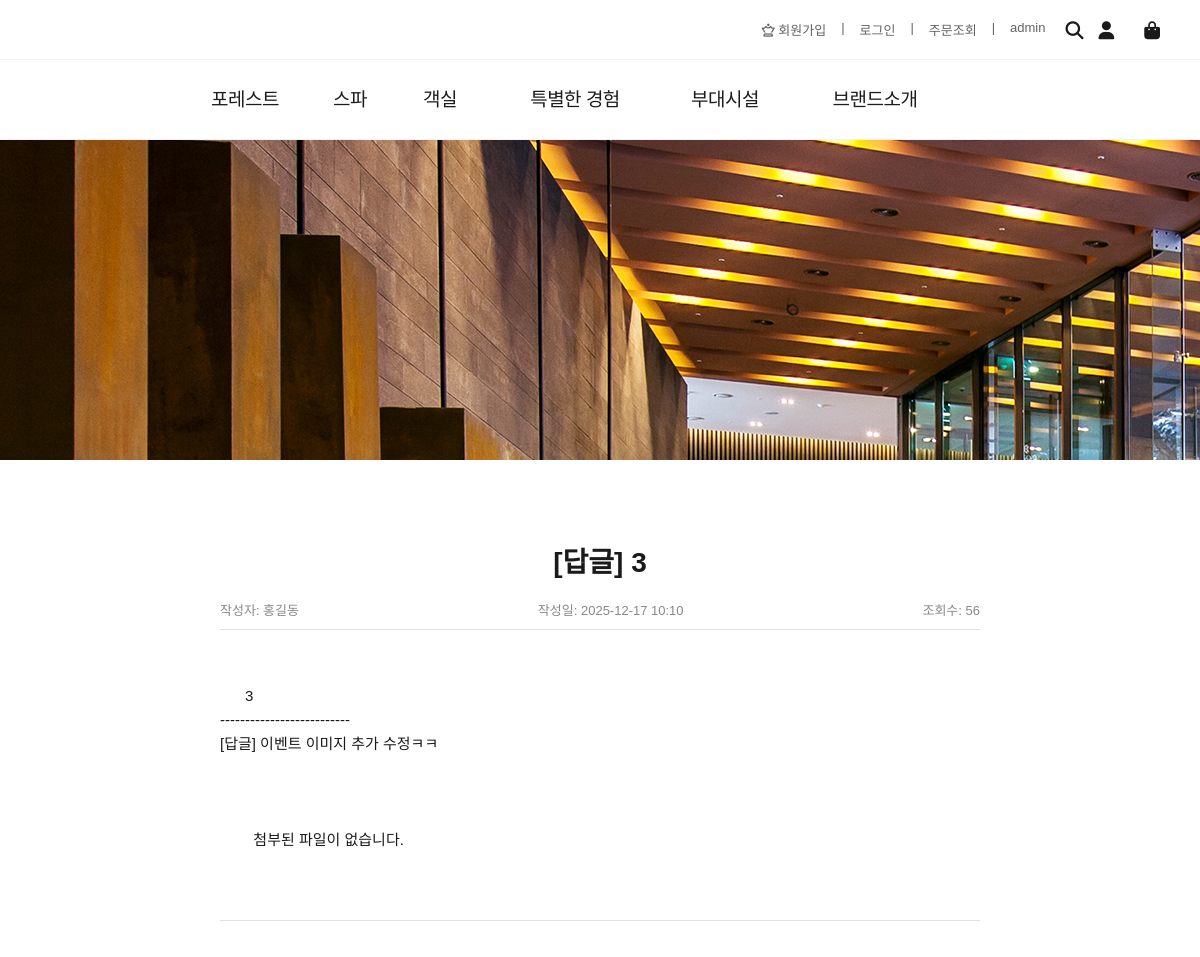
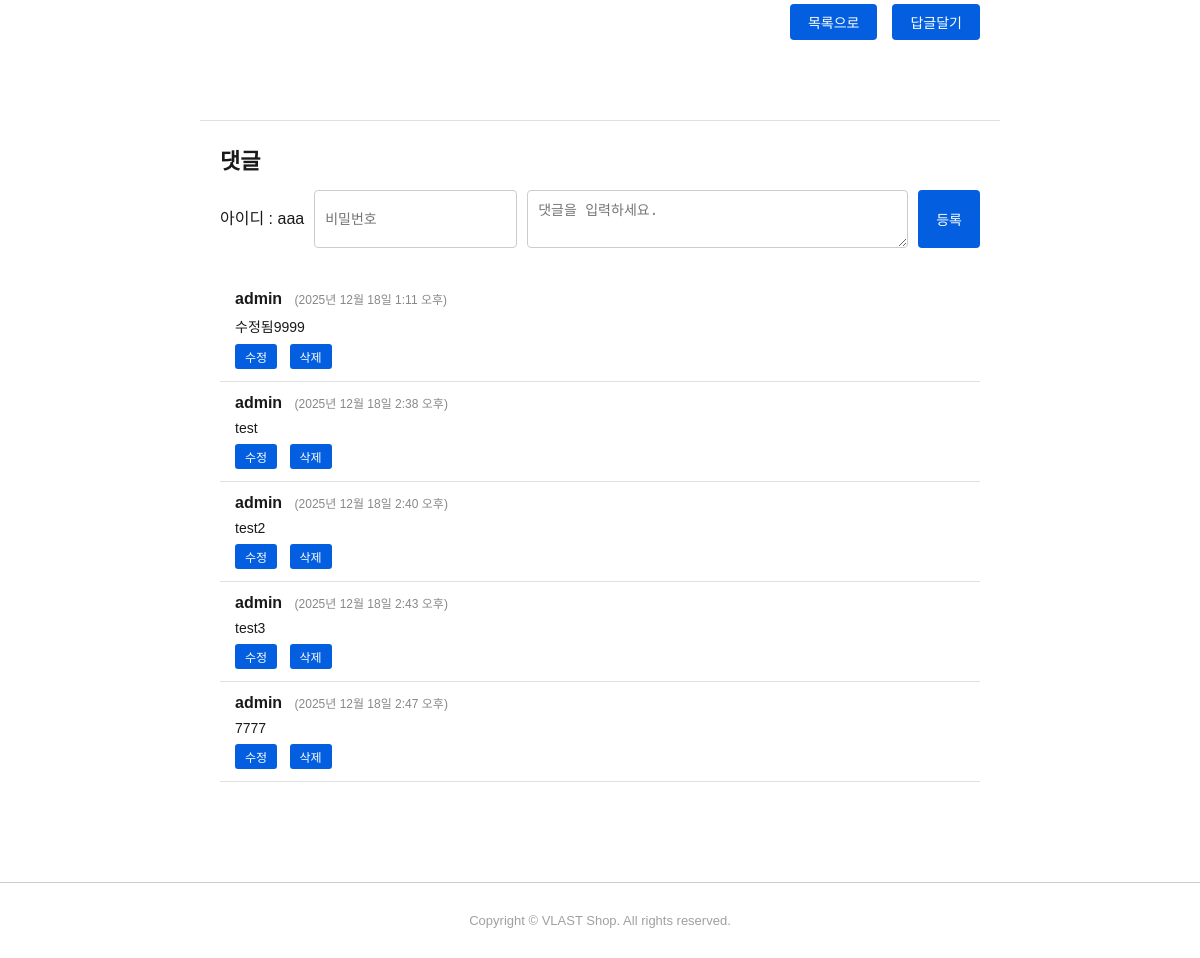
The page /board/view/105/ (signed in) on the database its author committed (2 pictures, top to bottom).
### board/models.py (models this page shows, shortened)
class Board(models.Model):
    bno = models.AutoField(primary_key=True)
    btitle = models.CharField(max_length=1000)
    bcontent = models.TextField()
    member = models.ForeignKey(Member,on_delete=models.SET_NULL,null=True)
    bgroup = models.IntegerField(default=0)
    bstep = models.IntegerField(default=0)
    bindent = models.IntegerField(default=0)
    bhit = models.IntegerField(default=0) #조회수
    bfile = models.FileField(default='',null=True)
    bdate = models.DateTimeField(auto_now=True)

### member/models.py (models this page shows, shortened)
class Member(models.Model):
    id = models.CharField(max_length=50,primary_key=True)
    pw = models.CharField(max_length=100)
    name = models.CharField(max_length=50)
    phone = models.CharField(max_length=13,default='010-0000-0000')
    gender = models.CharField(max_length=10,default='남자')
    hobby = models.CharField(max_length=100,default='게임')
    mdate = models.DateTimeField(auto_now=True)

### comment/models.py (models this page shows, shortened)
class Comment(models.Model):
    cno = models.AutoField(primary_key=True)
    board = models.ForeignKey(Board,on_delete=models.CASCADE)
    member = models.ForeignKey(Member,on_delete=models.SET_NULL,null=True,blank=True)
    cpw = models.CharField(max_length=10,null=True,blank=True)
    ccontent = models.TextField(blank=True)
    cdate = models.DateTimeField(auto_now=True)

### board/views.py (the view)
# urls.py: path('view/<int:bno>/', views.view, name='view'),
def view(request,bno):
    qs = Board.objects.filter(bno=bno)
    c_qs = Comment.objects.filter(board=qs[0])
    qs.update(bhit = F('bhit') + 1 )
    context = {'board':qs[0],'clist':c_qs}
    return render(request,'board/view.html',context)

### board/templates/board/view.html (shortened to what this page needs)
{% extends "base.html" %}
{% load static %}
{% block css-block %}
<link rel='stylesheet' href='{% static "css/view.css" %}'>
{% endblock css-block %}
{% block body-block %}
  <div class="detail-container">
    <div class="detail-title">{{board.btitle}}</div>
    <div class="detail-info">
      <div>작성자: {{board.member.name}}</div>
      <div>작성일: {{board.bdate|date:'Y-m-d H:i'}}</div>
      <div>조회수: {{board.bhit}}</div>
    </div>
    <div class="detail-content">
      {{board.bcontent}}
      <br>
      {% if board.bfile %}
        <img src='/media/{{board.bfile}}' style='width:150px;'>
      {% else %}
        첨부된 파일이 없습니다.
      {% endif %}
    </div>
    <div class="detail-buttons">
      <a href="/board/list/">목록으로</a>
      <a href="/board/reply/{{board.bno}}/">답글달기</a>
    </div>
  </div>
  <div id="commentsSection">
    <h3>댓글</h3>
    <form id="commentForm">
      <span style='padding-top:15px;'>아이디 : aaa</span>
      <input type="text" id="commentPw" placeholder="비밀번호" maxlength="20" />
      <textarea id="commentText" placeholder="댓글을 입력하세요." maxlength="200"></textarea>
      <button type="button" id='writeBtn'>등록</button>
    </form>
    <div id="commentsList">
      {% if clist %}
        {% for c in clist %}
        <div class="comment" id='{{c.cno}}'>
          <strong>{{request.session.session_name}}</strong> <span>({{c.cdate}})</span>
          <p>{{c.ccontent}}</p>
          <div class="comment-buttons">
            <button class="edit-btn">수정</button>
            <button class="delete-btn">삭제</button>
          </div>
          </div>
        {% endfor %}
      {% else %}
        <div style='text-align:center;'> 댓글이 없습니다. </div>
      {% endif %}
      </div>
    </div>
{% endblock body-block %}

### static/css/style.css (style rules this page uses)
a { text-decoration: none; color: inherit; }

### static/css/view.css (style rules this page uses)
body { font-family: 'Arial', sans-serif; margin: 0; padding: 0; background: #fff; color: #1a1a1a; }
.detail-container { max-width: 800px; margin: 80px auto; padding: 0 20px; box-sizing: border-box; }
.detail-title { font-size: 28px; font-weight: bold; margin-bottom: 20px; text-align: center; }
.detail-info { display: flex; justify-content: space-between; color: #888; font-size: 13px; margin-bottom: 30px; border-bottom: 1px solid #e0e0e0; padding-bottom: 10px; }
.detail-content { font-size: 15px; line-height: 1.6; color: #1a1a1a; white-space: pre-wrap; margin-bottom: 40px; border-bottom: 1px solid #e0e0e0; padding-bottom: 20px; }
.detail-buttons { display: flex; justify-content: flex-end; gap: 15px; }
.detail-buttons a, .detail-buttons button { text-decoration: none; padding: 8px 18px; font-size: 14px; color: white; background-color: #035fe0; border-radius: 4px; border: none; cursor: pointer; transition: background-color 0.3s; }
#commentsSection { max-width: 800px; margin: 40px auto 100px; padding: 0 20px; box-sizing: border-box; border-top: 1px solid #e0e0e0; }
#commentsSection h3 { font-size: 22px; margin-bottom: 15px; font-weight: bold; }
#commentForm { display: flex; gap: 10px; margin-bottom: 30px; }
#commentForm input[type="text"] { flex: 0 0 150px; padding: 8px 10px; font-size: 14px; border: 1px solid #ccc; border-radius: 4px; }
#commentForm textarea { flex: 1; padding: 8px 10px; font-size: 14px; border: 1px solid #ccc; border-radius: 4px; resize: vertical; min-height: 40px; }
#commentForm button { padding: 8px 18px; background-color: #035fe0; border: none; border-radius: 4px; color: white; font-size: 14px; cursor: pointer; transition: background-color 0.3s; }
#commentsList .comment { padding: 12px 15px; border-bottom: 1px solid #e0e0e0; }
#commentsList .comment strong { font-weight: bold; }
#commentsList .comment span { color: #888; font-size: 12px; margin-left: 8px; }
#commentsList .comment p { margin: 8px 0 0 0; white-space: pre-wrap; font-size: 14px; color: #1a1a1a; }
.comment-buttons { margin-top: 8px; }
.comment-buttons button { padding: 4px 10px; margin-right: 8px; font-size: 12px; border: none; border-radius: 3px; cursor: pointer; background-color: #035fe0; color: white; transition: background-color 0.3s; }

### rows shown on the page
Board: btitle "[답글] 3", member.name "홍길동", bdate "2025-12-17 10:10", bhit "56", bcontent "3 -------------------------- [답글] 이벤트 이미지 추가 수정ㅋㅋ"
Comment: session.session_name "admin", cdate "2025년 12월 18일 1:11 오후", ccontent "수정됨9999"
Comment: session.session_name "admin", cdate "2025년 12월 18일 2:38 오후", ccontent "test"
Comment: session.session_name "admin", cdate "2025년 12월 18일 2:40 오후", ccontent "test2"
Comment: session.session_name "admin", cdate "2025년 12월 18일 2:43 오후", ccontent "test3"
Comment: session.session_name "admin", cdate "2025년 12월 18일 2:47 오후", ccontent "7777"
